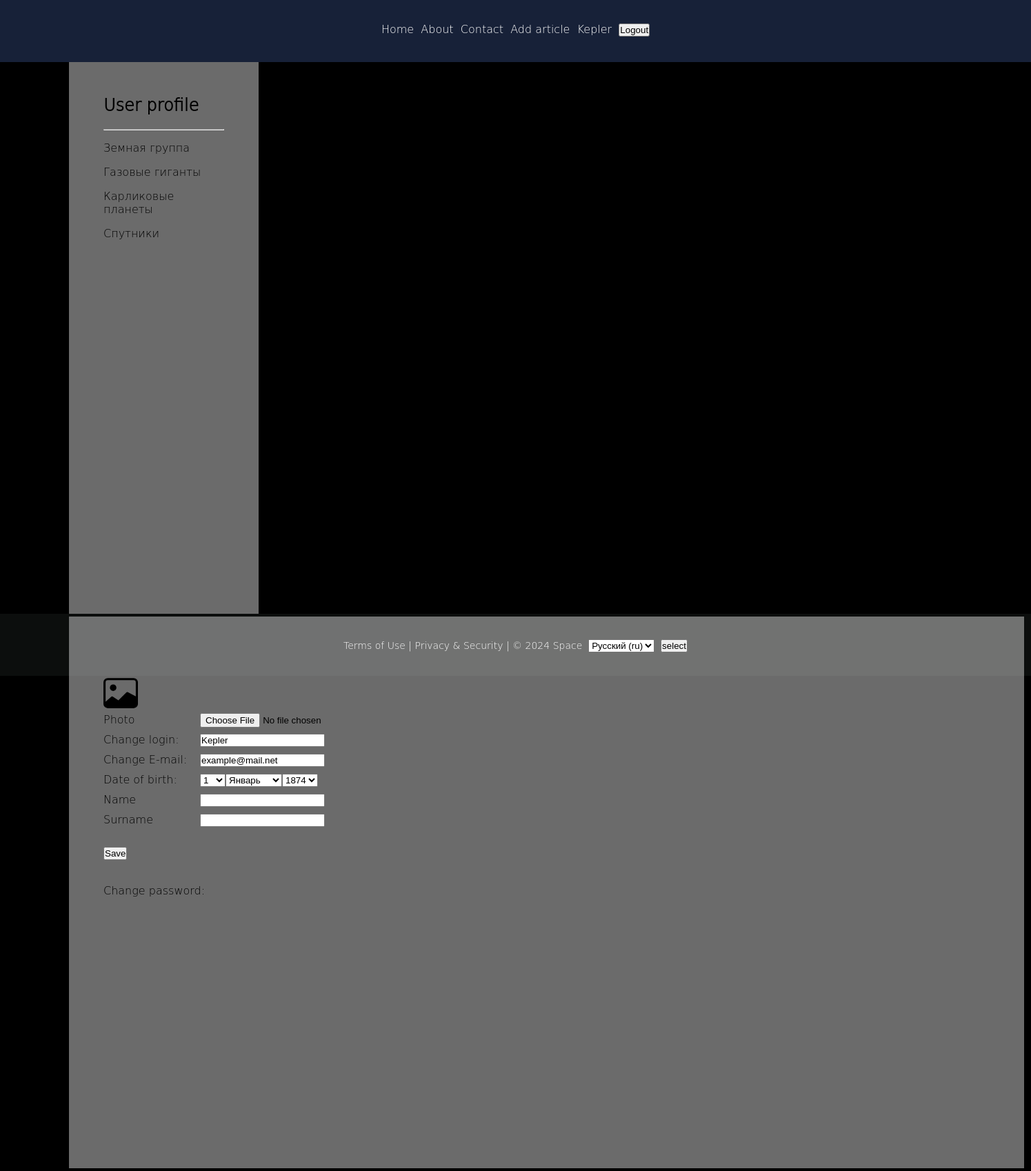
Before: /users/profile/ (signed in) with the older database file.
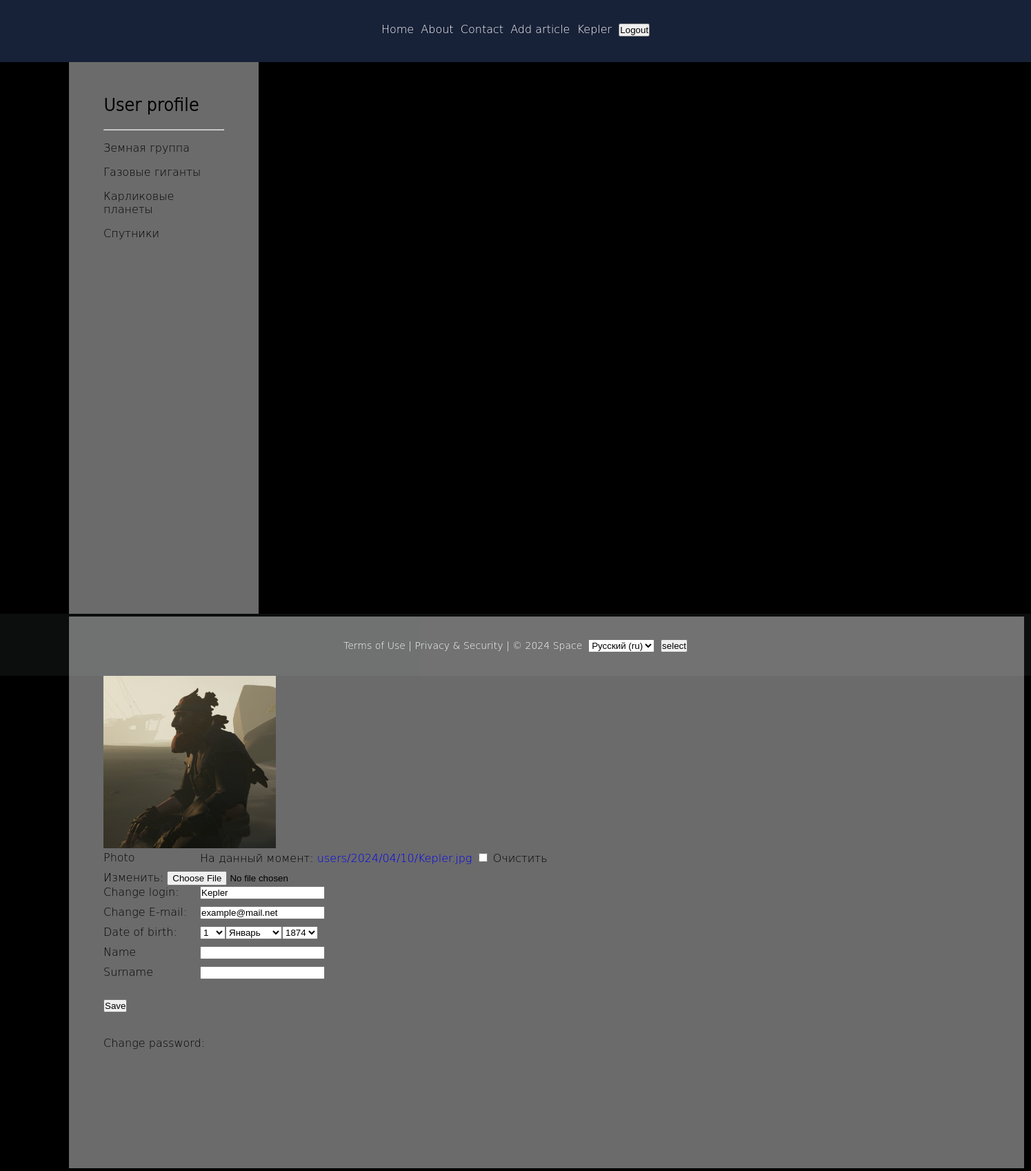
After: the same page with the newer database file.
### users/models.py (models this page shows)
class User(AbstractUser):
    photo = models.ImageField(upload_to='users/%Y/%m/%d/', blank=True, null=True, verbose_name=_('Photo'))
    first_name = models.TextField(blank=True, null=True, verbose_name=_('Name'))
    last_name = models.TextField(blank=True, null=True, verbose_name=_('Surname'))
    date_birth = models.DateTimeField(blank=True, null=True, verbose_name=_('Date of birth'))

### users/views.py (the view, shortened to what this page needs)
# urls.py: path('profile/', views.UserProfile.as_view(), name='profile'),
class UserProfile(LoginRequiredMixin, UpdateView):
    model = get_user_model()
    form_class = UserProfileForm
    template_name = 'users/profile.html'
    extra_context = {'title': _('Profile'), 'page_header': _('User profile')}
    def get_object(self, queryset=None):
        return self.request.user

### users/forms.py
class UserProfileForm(forms.ModelForm):
    username = forms.CharField(label=_('Change login: '), widget=forms.TextInput())
    email = forms.CharField(label=_('Change E-mail: '), widget=forms.EmailInput())
    this_year = datetime.date.today().year
    date_birth = forms.DateField(
        label=_('Date of birth: '), widget=forms.SelectDateWidget(years=tuple(range(this_year - 150, this_year - 5)))
    )
    class Meta:
        model = get_user_model()
        fields = ['photo', 'username', 'email', 'date_birth', 'first_name', 'last_name']
        widgets = {
            'first_name': forms.TextInput(attrs={'class': 'form-input'}),
            'last_name': forms.TextInput(attrs={'class': 'form-input'})
        }

### base/models.py (called while the page is built)
    def get_absolute_url(self):
        return reverse('category', kwargs={'cat_slug': self.cat_slug})

### base/templatetags/base_tags.py (called while the page is built)
@register.inclusion_tag('base/category.html')
def get_category(selected=0):
    category = Category.objects.all()
    return {'category': category, 'selected': selected}

### users/templates/users/profile.html (shortened to what this page needs)
{% extends 'base.html' %}
{% load i18n %}
{% block content %}
<br><br>
<form method="POST" enctype="multipart/form-data">
    {% if user.photo %}
    <img src="{{ user.photo.url }}" height="250" alt="{{user.first_name}}">
    {% else %}
    {% include 'base/inclusions/image_icon.html' %}
    {% endif %}
    {% for i in form %}
    <label class="label-form" for="{{i.id_for_label}}">{{i.label}}</label>{{i}}
    {% endfor %}
    <br>
    <button type="submit">{% trans 'Save' %}</button>
</form>
<br>
<p><a class="link-dark" href="{% url 'users:password_change' %}">{% trans 'Change password: ' %}</a></p>
{% endblock %}

### templates/base.html (shortened to what this page needs)
<!DOCTYPE html>
<html lang="ru">
{% load static %}
{% load base_tags %}
{% load i18n %}
<head>
    <link type="text/css" rel="stylesheet" href="{% static 'base/css/styles.css' %}">
</head>
<body>
<div id="page">
    <div class="head">
        <div class="menu">
            <a class="link-white" href="{% url 'home' %}">{% trans 'Home' %}</a>&nbsp;
            <a class="link-white" href="{% url 'about' %}">{% trans 'About' %}</a>&nbsp;
            <a class="link-white" href="{% url 'contact' %}">{% trans 'Contact' %}</a>&nbsp;
            {% if perms.users.add_users %}
            <a class="link-white" href="{% url 'users:add_post' %}">{% trans 'Add article' %}</a>&nbsp;
            {% endif %}
            {% if user.is_authenticated %}
            <a class="link-white" href="{% url 'users:profile' %}">{{user.username}}</a>&nbsp;
            <form style="display:inline-block" method="post" action="{% url 'users:logout' %}">{% csrf_token %}
                <button type="submit" class="button-head">{% trans 'Logout' %}</button>
            </form>
            {% endif %}
        </div>
    </div>
    <div class="body">
        <div class="categories">
            <div class="shell">
                <br><h2>{{page_header}}</h2>
                <hr class="line">
                {% get_category selected %}
            </div>
        </div>
        <div class="content">
            <div class="shell"><br>
                <br>{% block content %}{% endblock %}
            </div>
        </div>
    </div>
    <div class="footer" style="color: #ffffff">
        <div style="display:inline-block">
            <a class="link-white" href="{% url 'terms' %}">{% trans 'Terms of Use' %}</a> |
            <a class="link-white" href="{% url 'privacy' %}">{% trans 'Privacy & Security' %}</a> |
            &copy 2024 {% trans 'Space' %}&nbsp;
        </div>
        <form style="display:inline-block" class="language" action="{% url 'set_language' %}" method="post">
            <select name="language">
                {% get_current_language as LANGUAGE_CODE %}
                {% get_available_languages as LANGUAGES %}
                {% get_language_info_list for LANGUAGES as languages %}
                {% for language in languages %}
                <option value="{{language.code}}" {% if language.code == LANGUAGE_CODE %} selected{% endif %}>
                    {{language.name_local}} ({{language.code}})
                </option>
                {% endfor %}
            </select>&nbsp;
            <input type="submit" value="{% trans 'select' %}">
        </form>
    </div>
</div>
</body>
</html>

Changed rows visible on the page:
changed User "Kepler": photo: picture added
Other visible differences:
new list line: "На данный момент: users/2024/04/10/Kepler.jpg Очистить Изменить: ☐"
